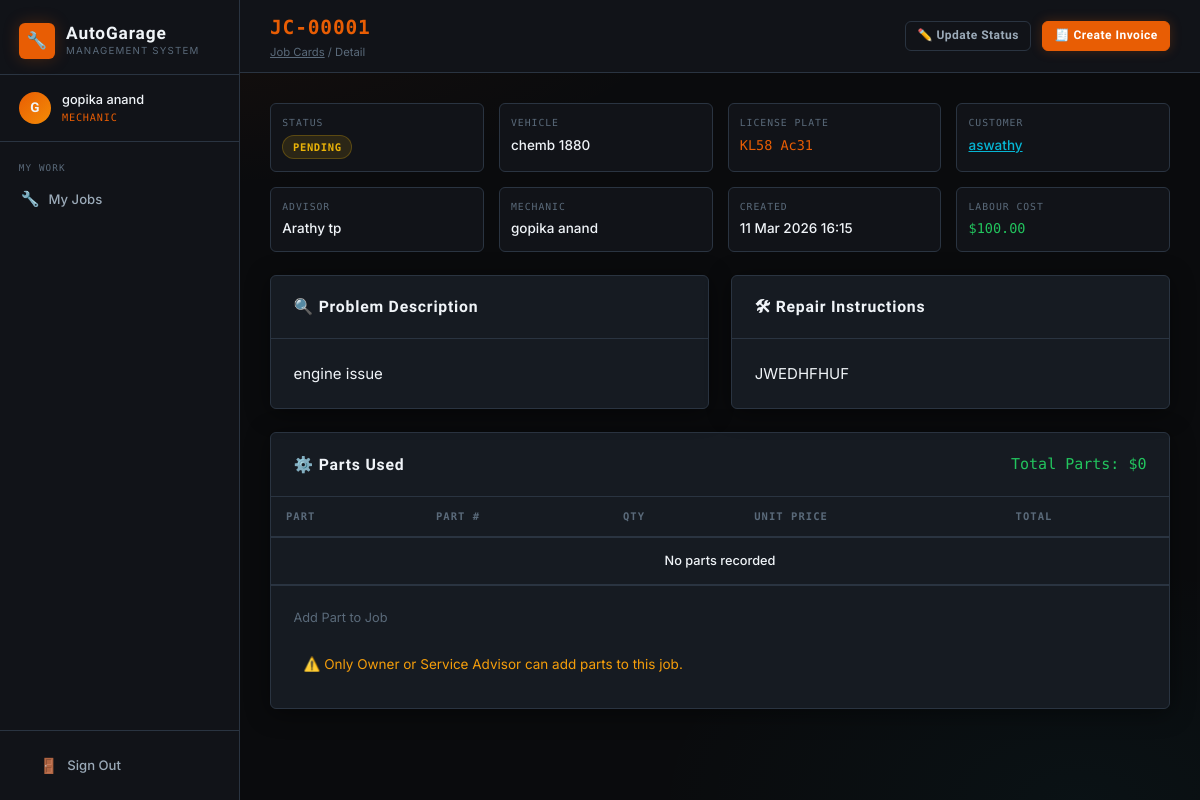
/jobs/1/ (signed in), run on an earlier commit of the app's database.
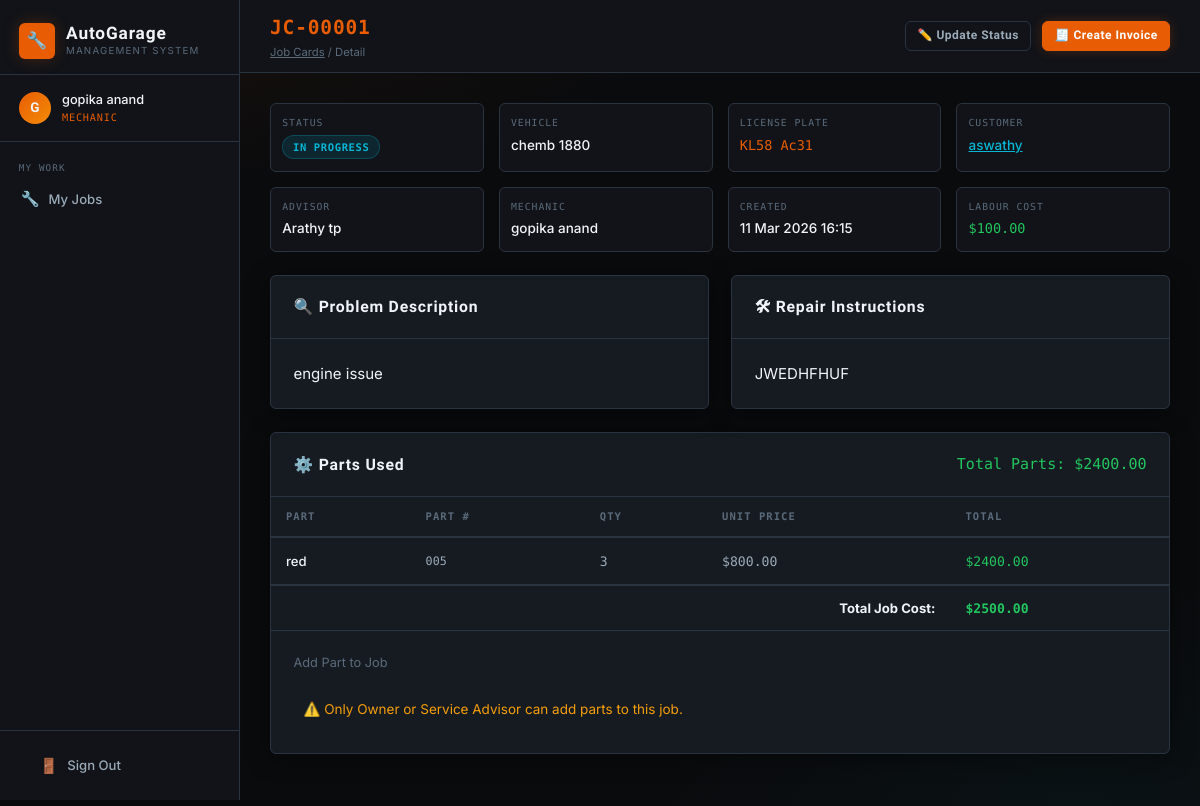
And on a later commit of the database.
### core/models.py (models this page shows, shortened)
class UserProfile(models.Model):
    ROLE_CHOICES = [
        ('owner', 'Owner'),
        ('advisor', 'Service Advisor'),
        ('mechanic', 'Mechanic'),
        ('store_manager', 'Store Manager'),
    ]
    user = models.OneToOneField(User, on_delete=models.CASCADE, related_name='profile')
    role = models.CharField(max_length=20, choices=ROLE_CHOICES)
    phone = models.CharField(max_length=20, blank=True)
    created_at = models.DateTimeField(auto_now_add=True)

class JobCard(models.Model):
    STATUS_CHOICES = [
        ('pending', 'Pending'),
        ('in_progress', 'In Progress'),
        ('waiting_parts', 'Waiting for Parts'),
        ('completed', 'Completed'),
        ('delivered', 'Delivered'),
    ]
    job_number = models.CharField(max_length=20, unique=True, blank=True)
    vehicle = models.ForeignKey(Vehicle, on_delete=models.CASCADE, related_name='job_cards')
    advisor = models.ForeignKey(User, on_delete=models.SET_NULL, null=True, related_name='advised_jobs')
    mechanic = models.ForeignKey(User, on_delete=models.SET_NULL, null=True, blank=True, related_name='assigned_jobs')
    problem_description = models.TextField()
    repair_instructions = models.TextField(blank=True)
    status = models.CharField(max_length=20, choices=STATUS_CHOICES, default='pending')
    created_at = models.DateTimeField(auto_now_add=True)
    updated_at = models.DateTimeField(auto_now=True)
    completed_at = models.DateTimeField(null=True, blank=True)
    labour_cost = models.DecimalField(max_digits=10, decimal_places=2, default=0)
    notes = models.TextField(blank=True)
    def total_parts_cost(self):
        return sum(u.total_price for u in self.parts_used.all())
    def total_cost(self):
        return self.labour_cost + self.total_parts_cost()

class Vehicle(models.Model):
    customer = models.ForeignKey(Customer, on_delete=models.CASCADE, related_name='vehicles')
    make = models.CharField(max_length=50)
    model = models.CharField(max_length=50)
    year = models.PositiveIntegerField()
    license_plate = models.CharField(max_length=20, unique=True)
    vin = models.CharField(max_length=50, blank=True)
    color = models.CharField(max_length=30, blank=True)
    mileage = models.PositiveIntegerField(default=0)

class Customer(models.Model):
    name = models.CharField(max_length=100)
    email = models.EmailField(blank=True)
    phone = models.CharField(max_length=20)
    address = models.TextField(blank=True)
    created_at = models.DateTimeField(auto_now_add=True)
    created_by = models.ForeignKey(User, on_delete=models.SET_NULL, null=True)

class JobPartUsage(models.Model):
    job_card = models.ForeignKey(JobCard, on_delete=models.CASCADE, related_name='parts_used')
    part = models.ForeignKey(SparePart, on_delete=models.CASCADE)
    quantity = models.PositiveIntegerField()
    unit_price = models.DecimalField(max_digits=10, decimal_places=2)
    @property
    def total_price(self):
        return self.quantity * self.unit_price

class SparePart(models.Model):
    name = models.CharField(max_length=150)
    part_number = models.CharField(max_length=50, unique=True)
    category = models.ForeignKey(PartCategory, on_delete=models.SET_NULL, null=True)
    supplier = models.ForeignKey(Supplier, on_delete=models.SET_NULL, null=True, blank=True)
    unit_price = models.DecimalField(max_digits=10, decimal_places=2)
    stock_quantity = models.PositiveIntegerField(default=0)
    minimum_stock = models.PositiveIntegerField(default=5)
    location = models.CharField(max_length=50, blank=True)
    created_at = models.DateTimeField(auto_now_add=True)
    updated_at = models.DateTimeField(auto_now=True)

### core/views.py (the view)
# urls.py: path('jobs/<int:pk>/', views.job_detail, name='job_detail'),
@login_required
def job_detail(request, pk):
    job = get_object_or_404(JobCard, pk=pk)
    parts_used = job.parts_used.select_related('part').all()
    part_form = JobPartUsageForm()
    return render(request, 'core/job_detail.html', {
        'job': job, 'parts_used': parts_used, 'part_form': part_form
    })

### core/templates/core/job_detail.html (shortened to what this page needs)
{% extends 'core/base.html' %}
{% block page_title %}<span class="job-number">{{ job.job_number }}</span>{% endblock %}
{% block breadcrumb %}<a href="{% url 'job_list' %}" style="color:var(--text-3);">Job Cards</a> / Detail{% endblock %}
{% block topbar_actions %}
<a href="{% url 'job_update_status' job.pk %}" class="btn btn-secondary btn-sm">✏️ Update Status</a>
{% if not job.invoice %}
<a href="{% url 'invoice_create' job.pk %}" class="btn btn-primary btn-sm">🧾 Create Invoice</a>
{% else %}
<a href="{% url 'invoice_detail' job.invoice.pk %}" class="btn btn-teal btn-sm">🧾 View Invoice</a>
{% endif %}
{% endblock %}
{% block content %}
<div class="job-meta-grid mb-3">
  <div class="job-meta-item"><div class="job-meta-label">Status</div><div class="job-meta-value"><span class="badge badge-{{ job.status }}">{{ job.get_status_display }}</span></div></div>
  <div class="job-meta-item"><div class="job-meta-label">Vehicle</div><div class="job-meta-value">{{ job.vehicle.make }} {{ job.vehicle.model }}</div></div>
  <div class="job-meta-item"><div class="job-meta-label">License Plate</div><div class="job-meta-value text-mono text-accent">{{ job.vehicle.license_plate }}</div></div>
  <div class="job-meta-item"><div class="job-meta-label">Customer</div><div class="job-meta-value"><a href="{% url 'customer_detail' job.vehicle.customer.pk %}" style="color:var(--teal);">{{ job.vehicle.customer.name }}</a></div></div>
  <div class="job-meta-item"><div class="job-meta-label">Advisor</div><div class="job-meta-value">{{ job.advisor.get_full_name|default:job.advisor.username|default:"—" }}</div></div>
  <div class="job-meta-item"><div class="job-meta-label">Mechanic</div><div class="job-meta-value">{{ job.mechanic.get_full_name|default:job.mechanic.username|default:"Unassigned" }}</div></div>
  <div class="job-meta-item"><div class="job-meta-label">Created</div><div class="job-meta-value">{{ job.created_at|date:"d M Y H:i" }}</div></div>
  <div class="job-meta-item"><div class="job-meta-label">Labour Cost</div><div class="job-meta-value text-green text-mono">${{ job.labour_cost }}</div></div>
</div>
<div class="grid-2 mb-3">
  <div class="card">
    <div class="card-header"><span class="card-title">🔍 Problem Description</span></div>
    <div class="card-body"><p>{{ job.problem_description }}</p></div>
  </div>
  {% if job.repair_instructions %}
  <div class="card">
    <div class="card-header"><span class="card-title">🛠 Repair Instructions</span></div>
    <div class="card-body"><p>{{ job.repair_instructions }}</p></div>
  </div>
  {% endif %}
</div>
<div class="card mb-3">
  <div class="card-header"><span class="card-title">⚙️ Parts Used</span>
    <span class="text-mono text-green">Total Parts: ${{ job.total_parts_cost }}</span>
  </div>
  <div class="table-wrap"><table>
    <thead><tr><th>Part</th><th>Part #</th><th>Qty</th><th>Unit Price</th><th>Total</th></tr></thead>
    <tbody>
      {% for usage in parts_used %}
      <tr>
        <td>{{ usage.part.name }}</td>
        <td class="text-mono" style="font-size:0.78rem;">{{ usage.part.part_number }}</td>
        <td class="text-mono">{{ usage.quantity }}</td>
        <td class="text-mono">${{ usage.unit_price }}</td>
        <td class="text-mono text-green">${{ usage.total_price }}</td>
      </tr>
      {% empty %}<tr><td colspan="5" class="text-center text-muted">No parts recorded</td></tr>
      {% endfor %}
    </tbody>
    {% if parts_used %}
    <tfoot>
      <tr style="border-top:2px solid var(--border);">
        <td colspan="4" class="text-right font-bold" style="padding:0.75rem 1rem;">Total Job Cost:</td>
        <td class="text-mono text-green font-bold" style="padding:0.75rem 1rem;">${{ job.total_cost }}</td>
      </tr>
    </tfoot>
    {% endif %}
  </table></div>
  <div class="card-body" style="border-top:1px solid var(--border);">
    <p class="text-muted mb-2" style="font-size:0.85rem;">Add Part to Job</p>
    {% if request.user.profile.role == "owner" or request.user.profile.role == "advisor" %}
    <form method="post" action="{% url 'job_add_part' job.pk %}" style="display:flex;gap:0.75rem;flex-wrap:wrap;align-items:flex-end;">
        {% csrf_token %}
        <div class="form-group" style="flex:2;min-width:160px;">
          <label>Part</label>{{ part_form.part }}
        </div>
        <div class="form-group" style="flex:1;min-width:80px;">
          <label>Qty</label>{{ part_form.quantity }}
        </div>
        <div class="form-group" style="flex:1;min-width:100px;">
          <label>Unit Price</label>{{ part_form.unit_price }}
        </div>
        <button type="submit" class="btn btn-primary">+ Add Part</button>
    </form>
    {% else %}
    <div style="padding:10px;color:#f59e0b;font-size:0.9rem;">
        ⚠️ Only Owner or Service Advisor can add parts to this job.
    </div>
    {% endif %}
  </div>
</div>
{% endblock %}

### core/templates/core/base.html (shortened to what this page needs)
{% load static %}
<!DOCTYPE html>
<html lang="en">
<head>
  <link rel="stylesheet" href="{% static 'core/css/style.css' %}">
</head>
<body>
<div class="layout">
  <aside class="sidebar">
    <div class="sidebar-brand">
      <a href="{% url 'dashboard' %}" class="logo">
        <div class="logo-icon">🔧</div>
        <div>
          <div class="logo-text">AutoGarage</div>
          <div class="logo-sub">Management System</div>
        </div>
      </a>
    </div>
    <div class="sidebar-user">
      <div class="user-avatar">{{ request.user.username|first|upper }}</div>
      <div>
        <div class="user-name">{{ request.user.get_full_name|default:request.user.username }}</div>
        <div class="user-role">
          {% if request.user.is_superuser %}Owner{% else %}{{ request.user.profile.get_role_display }}{% endif %}
        </div>
      </div>
    </div>
    <nav class="sidebar-nav">
      {% with role=request.user.profile.role|default:"owner" %}
      {% if request.user.is_superuser or role == "owner" %}
      <div class="nav-section">
        <div class="nav-section-label">Overview</div>
        <a href="{% url 'owner_dashboard' %}" class="nav-link {% if request.resolver_match.url_name == 'owner_dashboard' %}active{% endif %}">
          <span class="icon">📊</span><span>Dashboard</span>
        </a>
        <a href="{% url 'reports' %}" class="nav-link {% if request.resolver_match.url_name == 'reports' %}active{% endif %}">
          <span class="icon">📈</span><span>Reports</span>
        </a>
      </div>
      <div class="nav-section">
        <div class="nav-section-label">People</div>
        <a href="{% url 'staff_list' %}" class="nav-link {% if 'staff' in request.resolver_match.url_name %}active{% endif %}">
          <span class="icon">👥</span><span>Staff</span>
        </a>
        <a href="{% url 'customer_list' %}" class="nav-link {% if 'customer' in request.resolver_match.url_name %}active{% endif %}">
          <span class="icon">🙋</span><span>Customers</span>
        </a>
      </div>
      <div class="nav-section">
        <div class="nav-section-label">Operations</div>
        <a href="{% url 'vehicle_list' %}" class="nav-link {% if 'vehicle' in request.resolver_match.url_name %}active{% endif %}">
          <span class="icon">🚗</span><span>Vehicles</span>
        </a>
        <a href="{% url 'job_list' %}" class="nav-link {% if 'job' in request.resolver_match.url_name %}active{% endif %}">
          <span class="icon">📋</span><span>Job Cards</span>
        </a>
        <a href="{% url 'invoice_list' %}" class="nav-link {% if 'invoice' in request.resolver_match.url_name %}active{% endif %}">
          <span class="icon">🧾</span><span>Invoices</span>
        </a>
      </div>
      <div class="nav-section">
        <div class="nav-section-label">Inventory</div>
        <a href="{% url 'parts_list' %}" class="nav-link {% if 'part' in request.resolver_match.url_name %}active{% endif %}">
          <span class="icon">⚙️</span><span>Spare Parts</span>
        </a>
        <a href="{% url 'category_list' %}" class="nav-link {% if 'category' in request.resolver_match.url_name %}active{% endif %}">
          <span class="icon">🏷️</span><span>Categories</span>
        </a>
        <a href="{% url 'supplier_list' %}" class="nav-link {% if 'supplier' in request.resolver_match.url_name %}active{% endif %}">
          <span class="icon">🏭</span><span>Suppliers</span>
        </a>
      </div>
      {% elif role == "mechanic" %}
      <div class="nav-section">
        <div class="nav-section-label">My Work</div>
        <a href="{% url 'mechanic_dashboard' %}" class="nav-link {% if request.resolver_match.url_name == 'mechanic_dashboard' %}active{% endif %}">
          <span class="icon">🔧</span><span>My Jobs</span>
        </a>
      </div>
      {% endif %}
      {% endwith %}
    </nav>
    <div class="sidebar-footer">
      <a href="{% url 'logout' %}" class="nav-link">
        <span class="icon">🚪</span><span>Sign Out</span>
      </a>
    </div>
  </aside>
  <div class="main">
    <div class="topbar">
      <div class="page-title">
        {% block page_title %}Dashboard{% endblock %}
        <span class="breadcrumb">{% block breadcrumb %}{% endblock %}</span>
      </div>
      <div class="topbar-actions">
        {% block topbar_actions %}{% endblock %}
      </div>
    </div>
    <div class="content">
      {% block content %}{% endblock %}
    </div>
  </div>
</div>
</body>
</html>

What changed in the data, as far as the page shows it:
changed JobCard "JC-00001": status "PENDING" → "IN PROGRESS"; total_parts_cost "0" → "2400.00"; total_cost (not shown) → "2500.00"
added JobPartUsage: part.name "red", part.part_number "005", quantity "3", unit_price "800.00", total_price "2400.00"
Also different on the page:
text no longer shown: "No parts recorded"
text now shown: "Total Job Cost: $"
